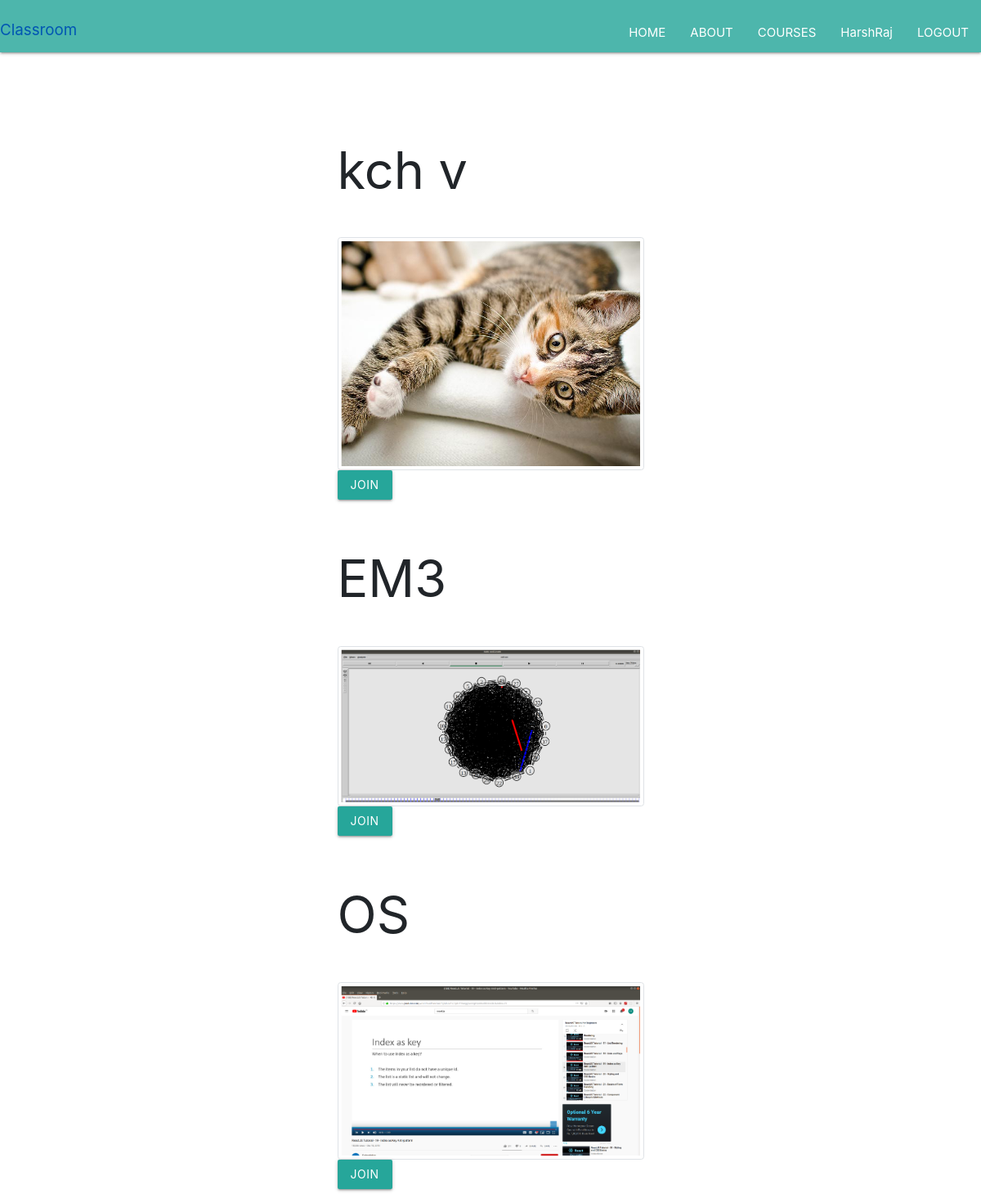
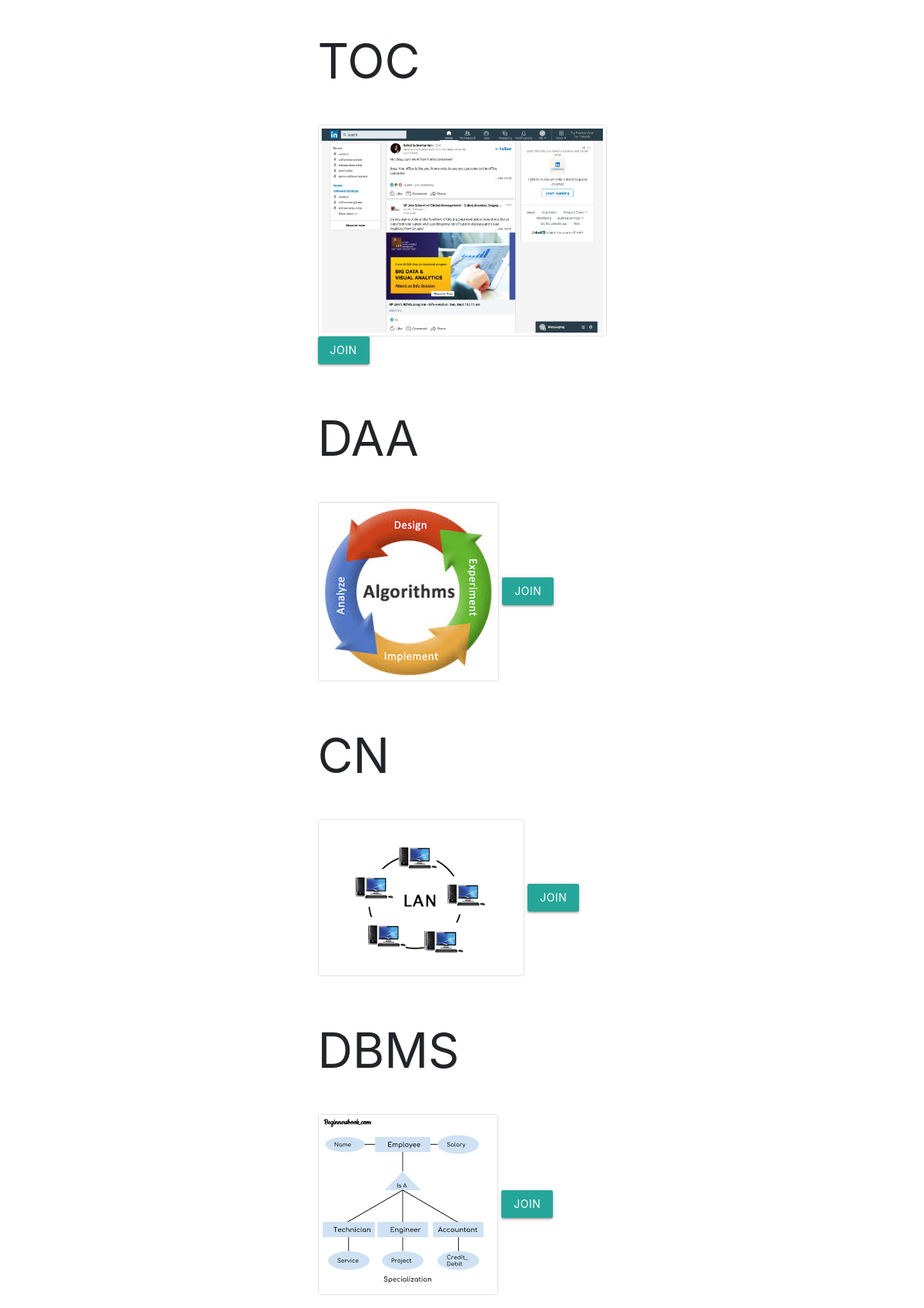
Screenshot of /courses/all/ (signed in, upper part) with the database file from the repository (2 pictures, top to bottom).
### courses/models.py (models this page shows, shortened)
class courseName(models.Model):
    name = models.CharField(max_length=255)
    created_by = models.ForeignKey(
        User, related_name="owner", on_delete=models.CASCADE)
    joined_by = models.ForeignKey(
        User, null=True, blank=True, on_delete=models.CASCADE, related_name="joined")
    image = models.ImageField(blank=True, null=True, upload_to='courses/',default="/default/courses.jpeg")
    created_At = models.DateTimeField(auto_now=False, auto_now_add=True)
    def join_url(self):
        return "/courses/join/%s" % (self.name)

### courses/views.py (the view)
# urls.py: path("all/", allcourse, name="all"),
@login_required
def allcourse(request):
    qs = courseName.objects.exclude(joined_by=request.user)
    return render(request, "allcourses.html", {"qs": qs})

### courses/templates/allcourses.html
{% extends "Base.html" %} {% block content %}
<br />
<br />
<br />
{% for a in qs %}
<div class="container h-100">
  <div class="row h-100 justify-content-center align-items-center">
    <div class="col-10 col-md-8 col-lg-6">
      <h1>{{ a.name }}</h1>
      <br />
      {% if a.image.is_empty %}
      <p>No image</p>
      {% else %}
      <img class="img-thumbnail" src="{{ a.image.url }}" />
      {% endif %}
      <a href="{{ a.join_url }}" class="btn btn-primary">join</a>
    </div>
  </div>
</div>
{% endfor %} {% endblock %}

### templates/Base.html (shortened to what this page needs)
<!DOCTYPE html>
<html lang="en">
  <head>
    <link
      rel="stylesheet"
      href="https://stackpath.bootstrapcdn.com/bootstrap/4.1.3/css/bootstrap.min.css"
    />
    <link rel="stylesheet" href="https://cdnjs.cloudflare.com/ajax/libs/materialize/1.0.0/css/materialize.min.css">
    <link
      rel="stylesheet"
      href="https://cdnjs.cloudflare.com/ajax/libs/materialize/1.0.0/css/materialize.min.css"
    />
  </head>
  <body>
    <nav class="teal lighten-2">
        <div class="nav-wrapper">
        <a class="navbar-brand" href="/">Classroom</a>
        <button
          class="navbar-toggler"
          type="button"
          data-toggle="collapse"
          data-target="#navbarResponsive"
          aria-controls="navbarResponsive"
          aria-expanded="false"
          aria-label="Toggle navigation"
        >
          <span class="navbar-toggler-icon"></span>
        </button>
          <ul class="right hide-on-med-and-down">
            <li class="nav-item">
                <a class="nav-link" href="/">HOME</a>
              </li>
            <li class="nav-item">
              <a class="nav-link" href="/about">ABOUT</a>
            </li>
            <li class="nav-item">
              <a class="nav-link" href="/courses/all">COURSES</a>
            </li>
            {% if user.is_authenticated %}
          <li class="nav-item">
            <a class="nav-link" href="/accounts/profile/">{{user}}</a>
          </li>
            <li class="nav-item">
              <a class="nav-link" href="/accounts/logout">LOGOUT</a>
            {% endif %}
          </ul>
      </div>
    </nav>
    {% block content %} {% endblock %}
  </body>
</html>

### rows the page displays
courseName: name "kch v", image (picture)
courseName: name "EM3", image (picture)
courseName: name "OS", image (picture)
courseName: name "TOC", image (picture)
courseName: name "DAA", image (picture)
courseName: name "CN", image (picture)
courseName: name "DBMS", image (picture)

### other values shown
{{ user }} "HarshRaj"
